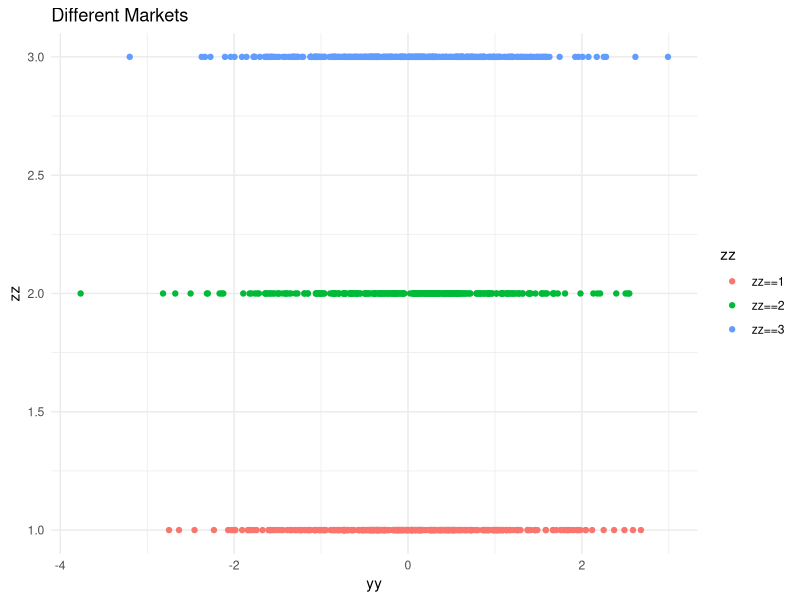
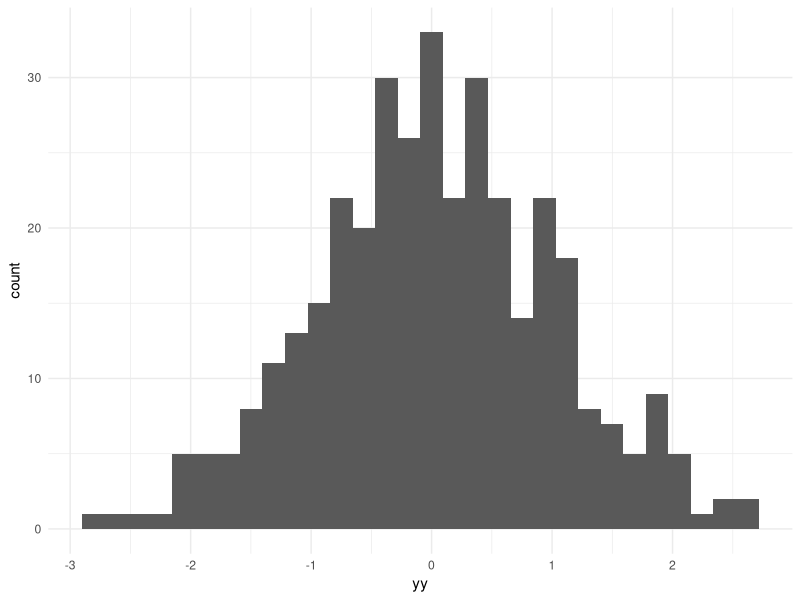

Source code (R) for these figures, in order:
## ---- chunk 1
library(MASS)
library(psych)
library(ggplot2)
## ---- chunk 2

#set seed for reproducability 
set.seed(123456)

#sample data 
y <- sample(c(1:5),1000, replace= TRUE, prob=c(.25,.25,.2,.2,.1)) 
x <- sample(c(0:1),1000, replace= TRUE, prob=c(.5,.5))
z1 <- sample(c(0:1),1000, replace= TRUE, prob=c(.25,.75))
z2 <- sample(c(0:1),1000, replace= TRUE, prob=c(.3,.6))

#create data frame for sampled variables 
data <- as.data.frame(cbind(y,x,z1,z2))
attach(data)
## ---- chunk 3
#subset data
data.xo<-subset(data, x==0, select=y)

#joint probability for data.xo
prop.table(table(data.xo))
## ---- chunk 4
#subset the data
data.x1<-subset(data, x==1, select=y)

#joint probability for data.x1
prop.table(table(data.x1))
## ---- chunk 5
#create new column in data 
#use "factor(var) +0" to create factor variable for analysis 
data$dummies <- model.matrix(~factor(y) + 0, data = data)
## ---- chunk 6
#for x = 0, predict y
#for x = 1, predict y
aggregate(data$dummies, by=list(x), FUN=mean)
## ---- chunk 7
#every posible makeup of variables 
aggregate(data$dummies, by=list(x,z1, z2), FUN=mean)
## ---- chunk 8
#load airbnb data 
airbnb<-read.csv("airbnb.csv")
names(airbnb)
## ---- chunk 9
#check all listing that were requested with an 11 day gap
data.bnb<-subset(airbnb, checkin.gap==11)

#view data 
data.bnb
## ---- chunk 10
data.bnb2<-subset(airbnb, checkin.gap==2)
data.bnb2
## ---- chunk 11
#set seed again for reproducability 
set.seed(123456)

#set normal distribution with rnorm
yy <- rnorm(1000)

#set distribution of zz with values 1 through 3 
zz <- sample(1:3,1000, replace = TRUE)

#create new table from the set values 
data2 <- as.data.frame(cbind(yy, zz))
## ---- chunk 12
#set dummy variable using factor(var) + 0 
data2$dummies <- model.matrix(~factor(y) + 0, data = data2)
## ---- chunk 13
#conditional means for data
aggregate(data2$dummies, by=list(yy, zz), FUN=mean)
## ---- chunk 14
#using subset instead of aggregate, provides propbability of each observation
data2.1<-subset(data2, zz==1, select=yy, FUN=median)

#view probability of each observation
prop.table(table(data2.1))
## ---- chunk 15
#using subset instead of aggregate, provides propbability of each observation
data2.2<-subset(data2, zz==2, select=yy, FUN=median)

#view probability of each observation
prop.table(table(data2.2))
## ---- chunk 16
#using subset instead of aggregate, provides propbability of each observation
data2.3<-subset(data2, zz==3, select=yy, FUN=median)

#view probability of each observation
prop.table(table(data2.3))
## ---- chunk 17
#aggregate is an automatic way of determinig conditional mean
aggregate(data2$dummies, by=list(yy, zz), FUN=median)
## ---- chunk 18
df<-data.frame(a=as.data.frame(summary(data2.1)),b=as.data.frame(summary(data2.2)),c=as.data.frame(summary(data2.3)))
names(df) <- c("a.Var1", "a.Var2", "z==1", "b.Var1", "b.Var2", "z==2", "c.Var1", "c.Var2", "z==3")
keep <- c("z==1","z==2","z==3")
df[keep]
## ---- chunk 19
ggplot(data=data2, aes(x=yy, y=zz)) + geom_point(aes(color = factor(zz))) + ggtitle("Different Markets") + theme_minimal() + scale_color_discrete(name="zz", labels=c("zz==1", "zz==2", "zz==3"))
## ---- chunk 20
#Using data subset with z=1 set up earlier
lowrisk<-quantile(data2.1, 0.05, type=1, na.rm=TRUE)
lowrisk
## ---- chunk 21
#using subset of data for z==1 
ggplot(data=data2.1, aes(x=yy)) + geom_histogram() +theme_minimal()
